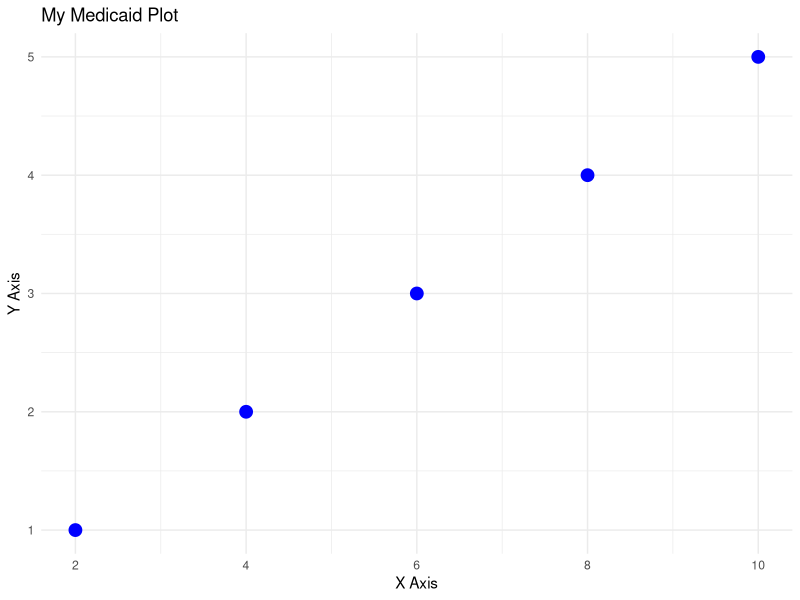

This figure's R source:
library(ggplot2)

# Create a data frame (ggplot prefers data frames over loose vectors)
data <- data.frame(
  x = c(2, 4, 6, 8, 10),
  y = c(1, 2, 3, 4, 5)
)

# Build the ggplot
my_plot <- ggplot(data, aes(x = x, y = y)) +
  geom_point(color = "blue", size = 4) +
  labs(
    title = "My Medicaid Plot",
    x = "X Axis",
    y = "Y Axis"
  ) +
  theme_minimal()

# Save the plot as a PNG file (ggsave handles the file creation automatically)
ggsave("my_plot.png", plot = my_plot, width = 8, height = 6, dpi = 100)
